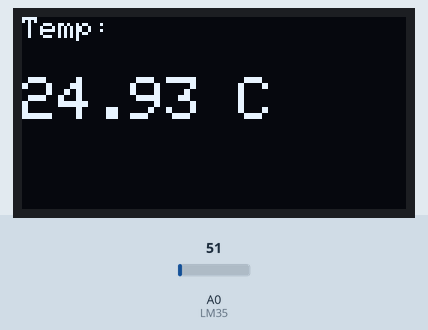
The sketch below on a simulated Arduino Uno, built with avr-gcc and run on an emulated ATmega328P. Parts: 128×64 one-colour display. The test bench sets the inputs (shaded band); at power-on: A0 (LM35) = 51. What the sketch prints to the serial monitor is not drawn.

Above: at 1.8 s.
1.9 s: A0 (LM35) set to 61
At 3.3 s:
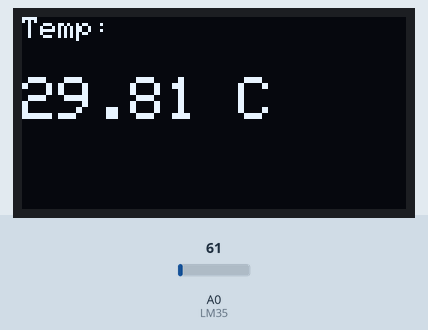
3.6 s: A0 (LM35) set to 71
At 4.5 s:
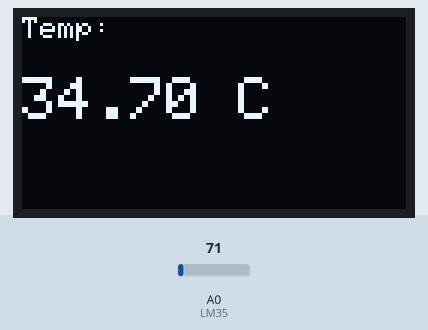
5.6 s: A0 (LM35) set to 86
At 6.9 s:
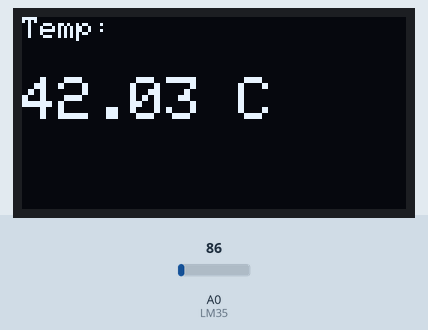
Timing chart, 0 to 8.6 s (numbered marks = the images above; inputs shaded):
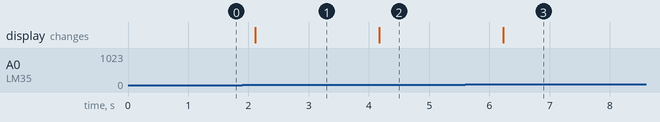

The sketch:

Laboratorio-3.ino
```cpp
#include <Wire.h>
#include <Adafruit_GFX.h>
#include <Adafruit_SH110X.h>

Adafruit_SH1106G display = Adafruit_SH1106G(128, 64, &Wire, -1);

const int LM35 = A0;
int lectura;
float temperatura;

void setup() {
  Serial.begin(9600);
  display.begin(0x3C, true);
}

void loop() {
  lectura = analogRead(LM35);
  temperatura = (lectura * 5.0 / 1023.0) * 100;

  Serial.println(temperatura);

  display.clearDisplay();
  display.setTextColor(SH110X_WHITE);

  display.setTextSize(1);
  display.setCursor(0, 0);
  display.print("Temp: ");

  display.setTextSize(2);
  display.setCursor(0, 20);
  display.print(temperatura);
  display.print(" C");

  display.display();
  delay(1000);
}
```

Measured:
- after the input at 1.9 s, the display: changes after 0.22 s (image 1)
- after the input at 3.6 s, the display: changes after 0.57 s (image 2)
- after the input at 5.6 s, the display: changes after 0.63 s (image 3)
